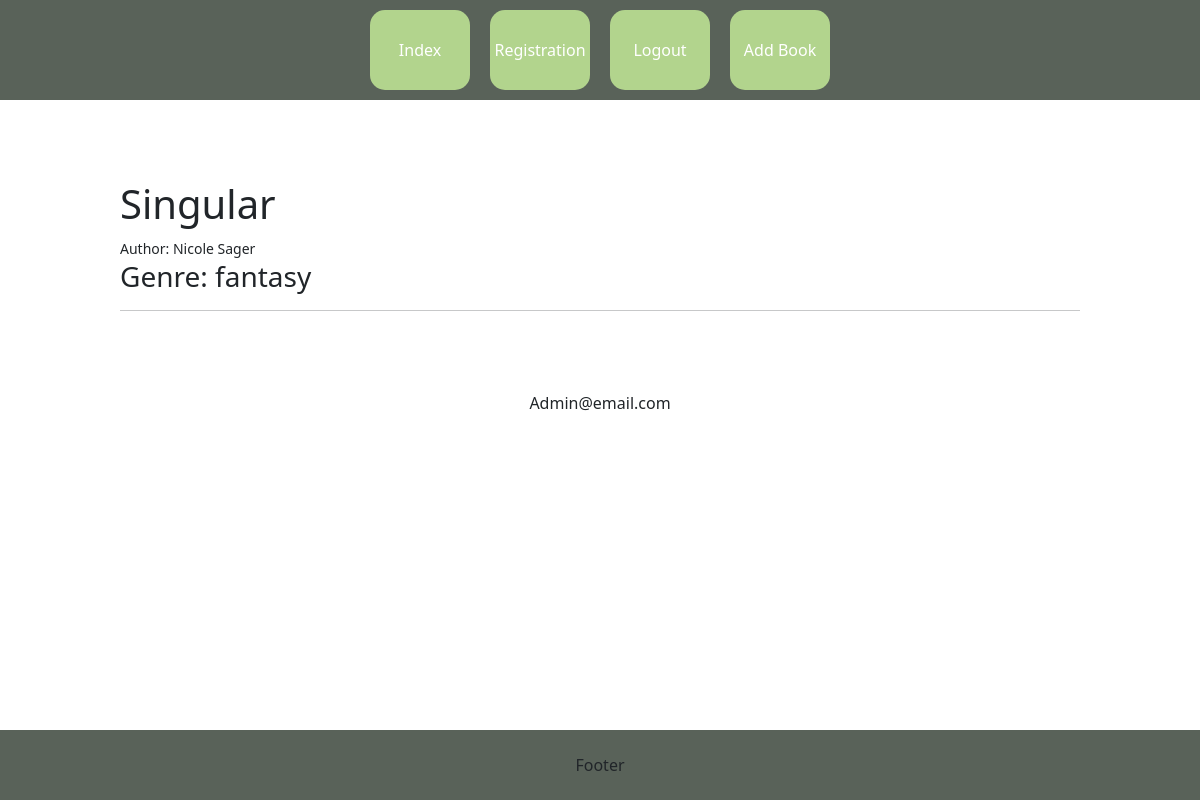
/projectcv/1/book_detail/ (signed in), run on an earlier commit of the app's database.
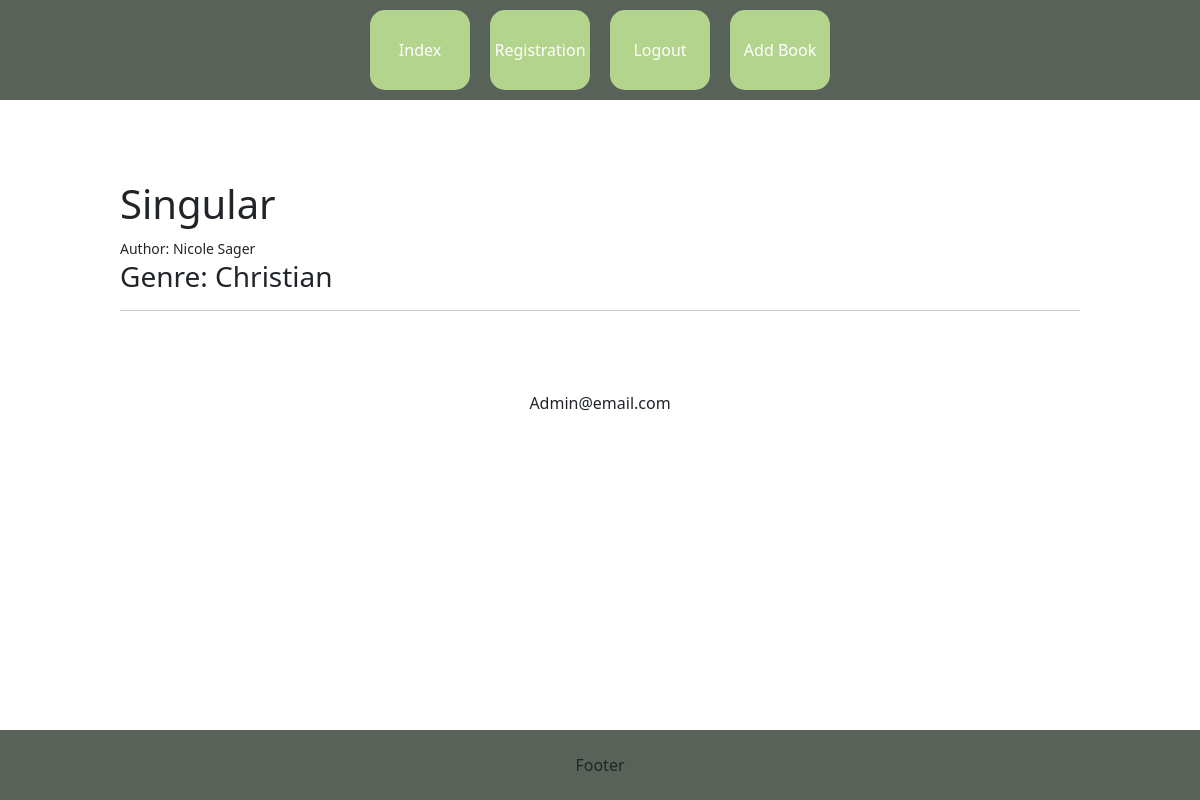
And on a later commit of the database.
### projectcv/models.py (models this page shows, shortened)
class Book(models.Model):
    title= models.CharField(max_length=250)
    author= models.CharField(max_length=150)
    genre = models.ForeignKey(Genre, on_delete=models.SET_NULL, null=True)
    tags = models.ManyToManyField(Tag)
    rating = models.IntegerField(null=True, blank=True, choices=[(i, i) for i in range(1, 6)]) # range marks 1-5
    class Meta:
        verbose_name = "Book"
        verbose_name_plural = "Books"

class Genre(models.Model):
    genre_name = models.CharField(max_length=100)

### projectcv/views.py (the view, shortened to what this page needs)
# urls.py: path("<int:pk>/book_detail/", views.CurrentBook.as_view(), name="book_detail"),
class CurrentBook(generic.DetailView):
    model = Book
    template_name = "projectcv/book_detail.html"
    def get(self, request, *args, **kwargs):
        try:
            book = self.get_object()
        except (Book.DoesNotExist, Http404):
            return redirect("book_index")
        return render(request, self.template_name, {"book": book})

### projectcv/templates/projectcv/book_detail.html (shortened to what this page needs)
{% extends "base.html" %}
{% block content %}
    <h1> {{ book.title }}</h1>
    <small>Author: {{ book.author }} </small>
    <h3>Genre: {{ book.genre.genre_name|default:"None" }} </h3>
    <hr>
{% endblock %}

What changed in the data, as far as the page shows it:
changed Book "Singular": genre.genre_name "fantasy" → "Christian"
